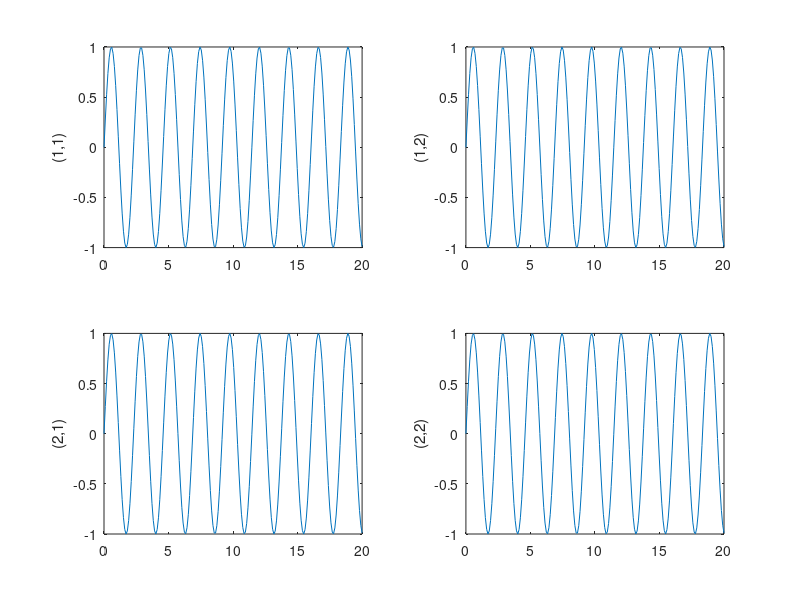

MATLAB code to generate this figure: (Note: this script raises an error after producing the figure.)


t = linspace(0,20,200);
y = sind(50*pi*t)

fig101 = figure(101),clf(101)
han(1,1) = subplot(2,2,1);
plot(t,y)
ylabel('(1,1)')

han(1,2) = subplot(2,2,2);
plot(t,y)
ylabel('(1,2)')

han(2,1) = subplot(2,2,3);
plot(t,y)
ylabel('(2,1)')

han(2,2) = subplot(2,2,4);
plot(t,y)
ylabel('(2,2)')

[fig101,han] = subplots(fig101,han)